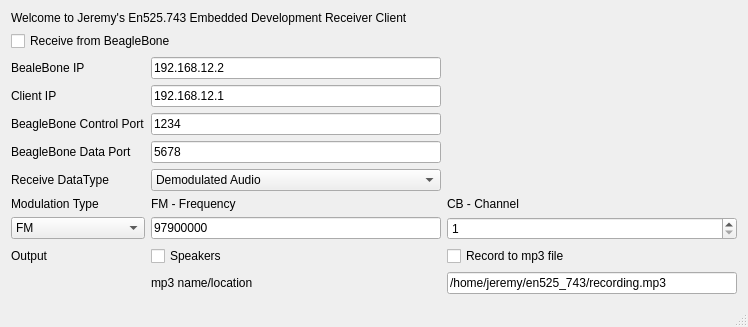
<?xml version="1.0" encoding="UTF-8"?>
<ui version="4.0">
 <class>MainWindow</class>
 <widget class="QMainWindow" name="MainWindow">
  <property name="geometry">
   <rect>
    <x>0</x>
    <y>0</y>
    <width>748</width>
    <height>309</height>
   </rect>
  </property>
  <property name="windowTitle">
   <string>MainWindow</string>
  </property>
  <widget class="QWidget" name="centralWidget">
   <layout class="QVBoxLayout" name="verticalLayout_2">
    <item>
     <layout class="QVBoxLayout" name="verticalLayout">
      <item>
       <widget class="QLabel" name="label">
        <property name="maximumSize">
         <size>
          <width>723</width>
          <height>15</height>
         </size>
        </property>
        <property name="text">
         <string>Welcome to Jeremy's En525.743 Embedded Development Receiver Client</string>
        </property>
       </widget>
      </item>
      <item>
       <widget class="QCheckBox" name="Enable_receiver">
        <property name="text">
         <string>Receive from BeagleBone</string>
        </property>
       </widget>
      </item>
      <item>
       <layout class="QGridLayout" name="configlayout">
        <item row="6" column="0">
         <widget class="QLabel" name="modulationtype_label">
          <property name="text">
           <string>Modulation Type</string>
          </property>
         </widget>
        </item>
        <item row="6" column="1">
         <widget class="QLabel" name="fm_freq_label">
          <property name="text">
           <string>FM - Frequency</string>
          </property>
         </widget>
        </item>
        <item row="1" column="0">
         <widget class="QLabel" name="ip_label">
          <property name="text">
           <string>BealeBone IP</string>
          </property>
         </widget>
        </item>
        <item row="8" column="1">
         <widget class="QCheckBox" name="enable_speakers">
          <property name="text">
           <string>Speakers</string>
          </property>
         </widget>
        </item>
        <item row="4" column="1">
         <widget class="QLineEdit" name="beaglebone_data_port">
          <property name="text">
           <string>5678</string>
          </property>
         </widget>
        </item>
        <item row="2" column="0">
         <widget class="QLabel" name="Client_IP_label">
          <property name="text">
           <string>Client IP</string>
          </property>
         </widget>
        </item>
        <item row="9" column="2">
         <widget class="QLineEdit" name="mp3_location">
          <property name="text">
           <string>/home/jeremy/en525_743/recording.mp3</string>
          </property>
         </widget>
        </item>
        <item row="9" column="1">
         <widget class="QLabel" name="mp3_location_label">
          <property name="text">
           <string>mp3 name/location</string>
          </property>
         </widget>
        </item>
        <item row="3" column="1">
         <widget class="QLineEdit" name="beaglebone_port">
          <property name="text">
           <string>1234</string>
          </property>
         </widget>
        </item>
        <item row="7" column="2">
         <widget class="QSpinBox" name="CB_channel_box">
          <property name="minimum">
           <number>1</number>
          </property>
          <property name="maximum">
           <number>40</number>
          </property>
         </widget>
        </item>
        <item row="6" column="2">
         <widget class="QLabel" name="cb_channel_label">
          <property name="text">
           <string>CB - Channel</string>
          </property>
         </widget>
        </item>
        <item row="7" column="1">
         <widget class="QLineEdit" name="fm_freq_BOX">
          <property name="text">
           <string>97900000</string>
          </property>
         </widget>
        </item>
        <item row="3" column="0">
         <widget class="QLabel" name="port_label">
          <property name="text">
           <string>BeagleBone Control Port</string>
          </property>
         </widget>
        </item>
        <item row="7" column="0">
         <widget class="QComboBox" name="modulation_combobox">
          <item>
           <property name="text">
            <string>FM</string>
           </property>
          </item>
          <item>
           <property name="text">
            <string>CB Radio - AM</string>
           </property>
          </item>
         </widget>
        </item>
        <item row="4" column="0">
         <widget class="QLabel" name="data_port_label">
          <property name="text">
           <string>BeagleBone Data Port</string>
          </property>
         </widget>
        </item>
        <item row="8" column="2">
         <widget class="QCheckBox" name="enable_recording">
          <property name="text">
           <string>Record to mp3 file</string>
          </property>
         </widget>
        </item>
        <item row="1" column="1">
         <widget class="QLineEdit" name="beaglebone_ip">
          <property name="text">
           <string>192.168.12.2</string>
          </property>
         </widget>
        </item>
        <item row="8" column="0">
         <widget class="QLabel" name="output_label">
          <property name="text">
           <string>Output</string>
          </property>
         </widget>
        </item>
        <item row="2" column="1">
         <widget class="QLineEdit" name="Client_IP">
          <property name="text">
           <string>192.168.12.1</string>
          </property>
         </widget>
        </item>
        <item row="5" column="0">
         <widget class="QLabel" name="receivetype_label">
          <property name="text">
           <string>Receive DataType</string>
          </property>
         </widget>
        </item>
        <item row="5" column="1">
         <widget class="QComboBox" name="Receive_data_type">
          <item>
           <property name="text">
            <string>Demodulated Audio</string>
           </property>
          </item>
          <item>
           <property name="text">
            <string>Raw IQ Data</string>
           </property>
          </item>
         </widget>
        </item>
       </layout>
      </item>
     </layout>
    </item>
   </layout>
  </widget>
  <widget class="QStatusBar" name="statusBar"/>
 </widget>
 <layoutdefault spacing="6" margin="11"/>
 <resources/>
 <connections/>
</ui>
